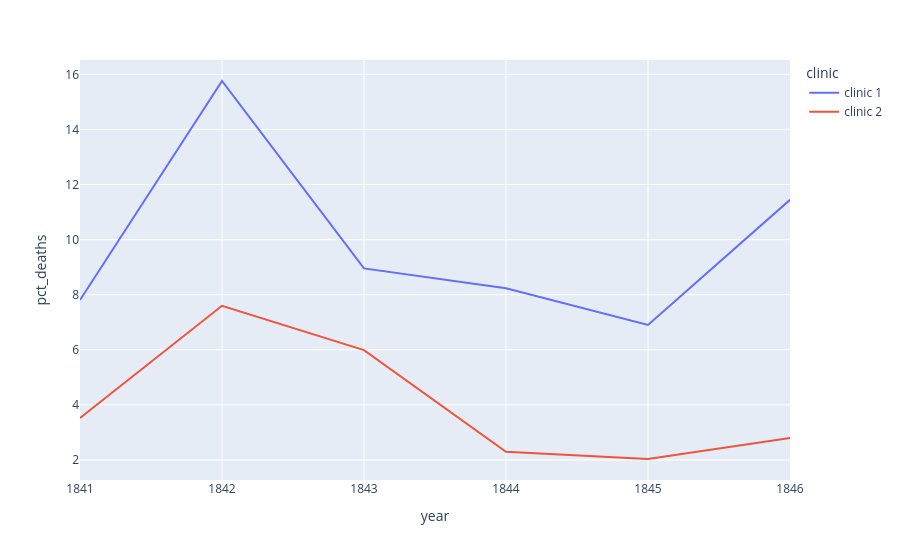

Notebook code cell kept with this figure:
### Markdown cell above
### Plotting the Proportion of Yearly Deaths by Clinic

### Code cell
# Create another plotly line chart to see how the percentage varies year over year 
# with the two different clinics.

fig = px.line(df_yearly, 
              df_yearly.year, 
              df_yearly.pct_deaths, 
              color='clinic')
fig.show()

### Figure 1 — Plotly figure (JSON) as saved in the notebook; plotly's stock layout.template omitted (floating-point values rounded to 4 significant figures)
{"data": [{"hovertemplate": "clinic=clinic 1<br>year=%{x}<br>pct_deaths=%{y}<extra></extra>", "legendgroup": "clinic 1", "line": {"color": "#636efa", "dash": "solid"}, "marker": {"symbol": "circle"}, "mode": "lines", "name": "clinic 1", "orientation": "v", "showlegend": true, "type": "scatter", "x": [1841, 1842, 1843, 1844, 1845, 1846], "xaxis": "x", "y": [7.806, 15.76, 8.954, 8.236, 6.901, 11.45], "yaxis": "y"}, {"hovertemplate": "clinic=clinic 2<br>year=%{x}<br>pct_deaths=%{y}<extra></extra>", "legendgroup": "clinic 2", "line": {"color": "#EF553B", "dash": "solid"}, "marker": {"symbol": "circle"}, "mode": "lines", "name": "clinic 2", "orientation": "v", "showlegend": true, "type": "scatter", "x": [1841, 1842, 1843, 1844, 1845, 1846], "xaxis": "x", "y": [3.522, 7.597, 5.988, 2.3, 2.036, 2.797], "yaxis": "y"}], "layout": {"legend": {"title": {"text": "clinic"}, "tracegroupgap": 0}, "margin": {"t": 60}, "xaxis": {"anchor": "y", "domain": [0, 1], "title": {"text": "year"}}, "yaxis": {"anchor": "x", "domain": [0, 1], "title": {"text": "pct_deaths"}}}}
